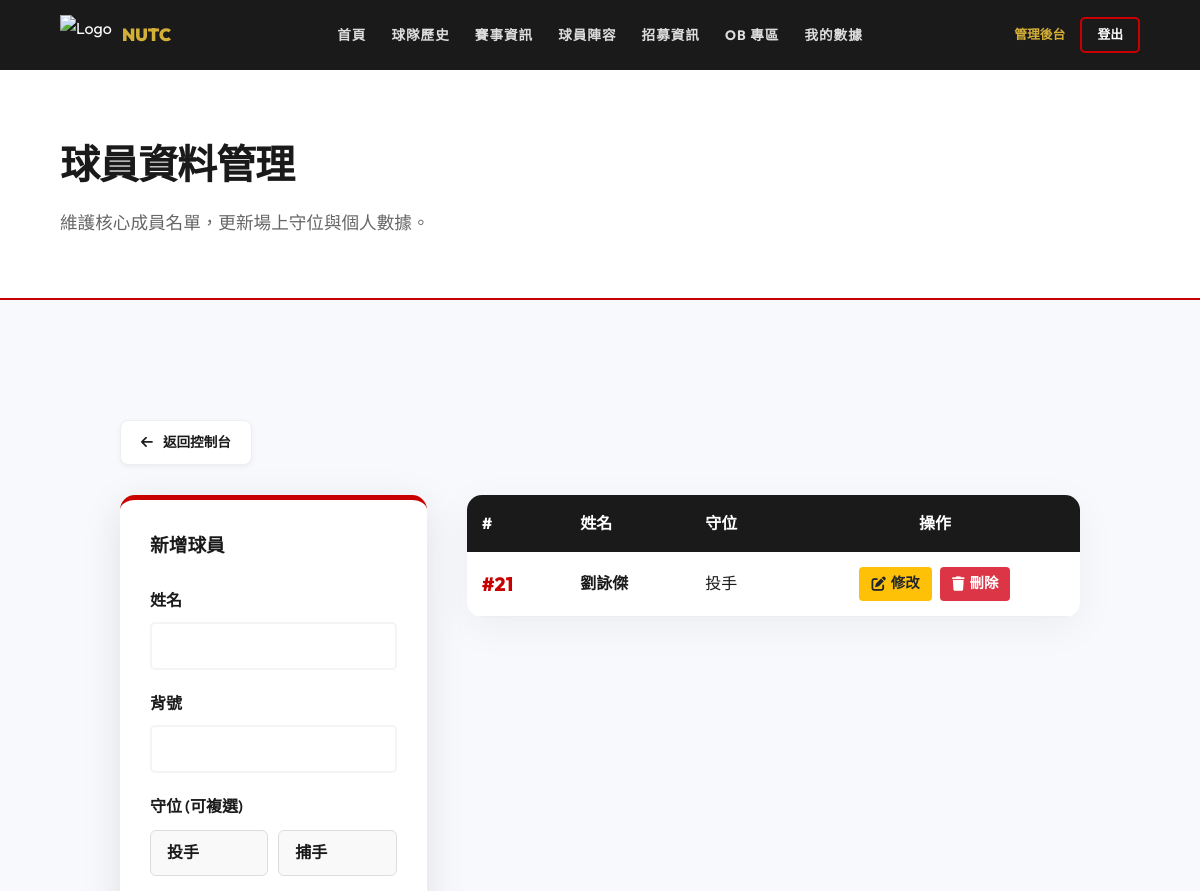
The page /admin_players.php (signed in, upper part) on the database as committed earlier.
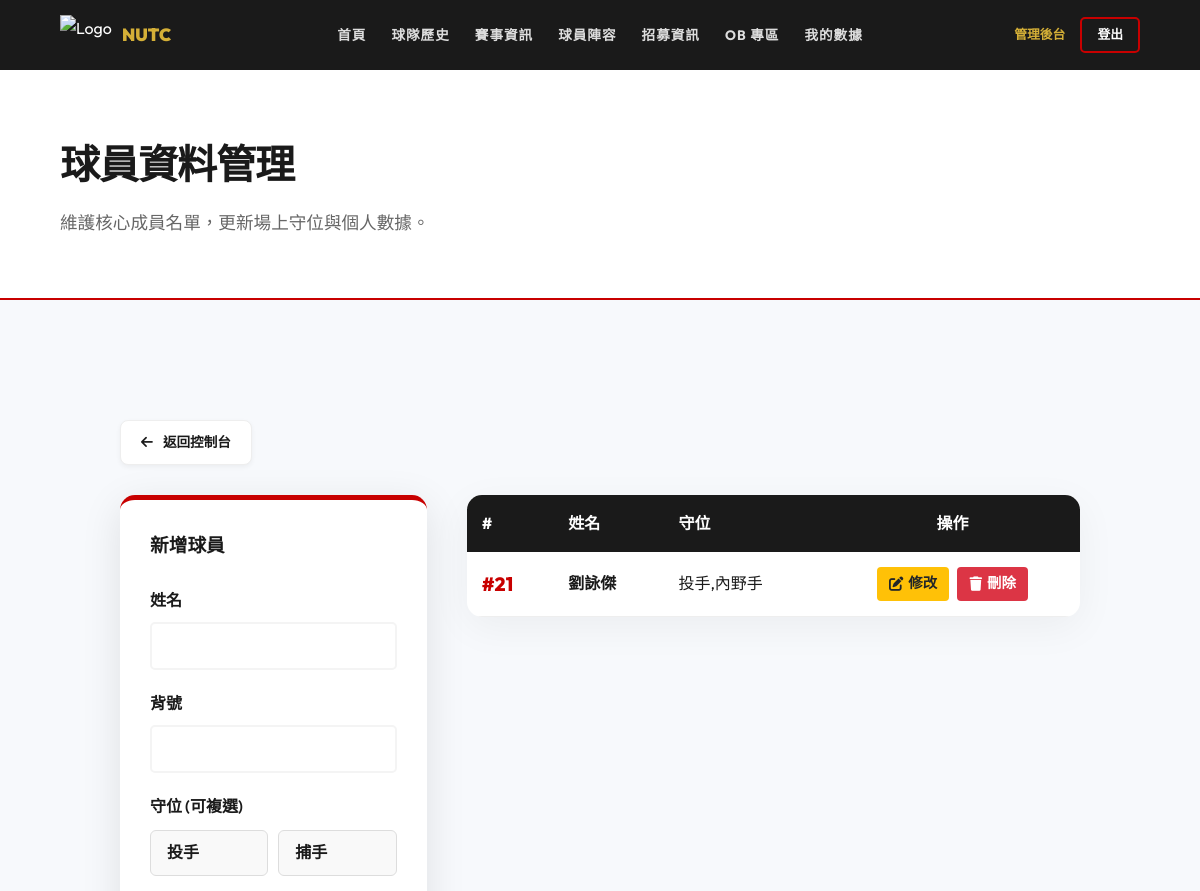
The same page on the database as committed later.
### tables this page shows
CREATE TABLE `player` (
  `Player_id` int(11) NOT NULL COMMENT '球員識別碼',
  `Team_Id` int(11) NOT NULL COMMENT '關聯 Team.team_Id',
  `mId` int(11) DEFAULT NULL COMMENT '關聯 Member.mId (僅限本校球員，可為 NULL)',
  `Player_Name` varchar(50) NOT NULL COMMENT '球員姓名',
  `jersey_number` varchar(10) DEFAULT NULL COMMENT '背號 (如: 18, 93)',
  `position` varchar(255) DEFAULT NULL,
  `height` int(11) DEFAULT NULL COMMENT '身高 (cm)',
  `weight` int(11) DEFAULT NULL COMMENT '體重 (kg)',
  `pitching_speed` int(11) DEFAULT NULL COMMENT '球速 (km/h)',
  `image_path` varchar(255) DEFAULT NULL COMMENT '球員照片檔案路徑'
);

### includes/Database.php (called while the page is built, shortened)
<?php
class Database {
    private $pdo;
    public function __construct() {
        $host = '127.0.0.1';
        $db   = 'baseball_web';
        $user = 'root';
        $pass = '';
        $charset = 'utf8mb4';
        $dsn = "mysql:host=$host;port=3306;dbname=$db;charset=$charset";
        $options = [
            PDO::ATTR_ERRMODE            => PDO::ERRMODE_EXCEPTION,
            PDO::ATTR_DEFAULT_FETCH_MODE => PDO::FETCH_ASSOC,
            PDO::ATTR_EMULATE_PREPARES   => false,
        ];
        try {
            $this->pdo = new PDO($dsn, $user, $pass, $options);
        } catch (\PDOException $e) {
            throw new \PDOException($e->getMessage(), (int)$e->getCode());
        }
    }
    public function getAll($table) {
        $stmt = $this->pdo->query("SELECT * FROM `$table`");
        return $stmt->fetchAll();
    }
}

### includes/config.php (called while the page is built, shortened)
<?php
require_once 'Database.php';
$db = new Database();

### admin_players.php (the view, shortened to what this page needs)
<?php
require_once 'includes/header.php';
$editRecord = null;
$players = $db->getAll('player');
?>
<div class="page-header">
    <h1>球員資料管理</h1>
    <p>維護核心成員名單，更新場上守位與個人數據。</p>
</div>
<section>
    <div class="container">
        <a href="admin_dashboard.php" class="admin-back-btn">
            <i class="fas fa-arrow-left"></i> 返回控制台
        </a>
        <div class="admin-players-layout">
            <div class="admin-form-card">
                <h3><?= $editRecord ? '修改球員' : '新增球員' ?></h3>
                <form method="POST" action="admin_players.php" enctype="multipart/form-data">
                    <div class="form-group">
                        <label>姓名</label>
                        <input type="text" name="name" class="form-control" value="<?= $editRecord ? htmlspecialchars($editRecord['Player_Name']) : '' ?>" required>
                    </div>
                    <div class="form-group">
                        <label>背號</label>
                        <input type="number" name="jersey_number" class="form-control" value="<?= $editRecord ? htmlspecialchars($editRecord['jersey_number']) : '' ?>" required>
                    </div>
                    <div class="form-group">
                        <label>守位 (可複選)</label>
                        <div class="checkbox-group">
                            <?php
                            $posArr = $editRecord ? explode(',', $editRecord['position']) : [];
                            $availablePos = ['投手', '捕手', '內野手', '外野手', '教練'];
                            foreach ($availablePos as $p):
                            ?>
                                <label class="checkbox-item <?= in_array($p, $posArr) ? 'active' : '' ?>">
                                    <span><?= $p ?></span>
                                </label>
                            <?php endforeach; ?>
                        </div>
                    </div>
                </form>
            </div>
            <div class="admin-list-card">
                <table class="admin-table">
                    <thead>
                        <tr>
                            <th>#</th>
                            <th>姓名</th>
                            <th>守位</th>
                            <th style="text-align: center;">操作</th>
                        </tr>
                    </thead>
                    <tbody>
                        <?php foreach ($players as $p): ?>
                            <tr>
                                <td class="admin-number-cell">#<?= $p['jersey_number'] ?></td>
                                <td class="admin-name-cell"><?= htmlspecialchars($p['Player_Name']) ?></td>
                                <td><?= $p['position'] ?></td>
                                <td style="text-align: center; white-space: nowrap;">
                                    <a href="admin_players.php?edit_id=<?= $p['Player_id'] ?>" class="admin-action-btn admin-btn-edit"><i class="fas fa-edit"></i> 修改</a>
                                    <form method="POST" style="display: inline;" onsubmit="return confirm('確定要刪除嗎？')">
                                        <button type="submit" name="delete" class="admin-action-btn admin-btn-delete"><i class="fas fa-trash"></i> 刪除</button>
                                    </form>
                                </td>
                            </tr>
                        <?php endforeach; ?>
                    </tbody>
                </table>
            </div>
        </div>
    </div>
</section>
<?php require_once 'includes/footer.php'; ?>

Rows that differ between the two databases and show on the page:
changed player "劉詠傑": position "投手" → "投手,內野手"
